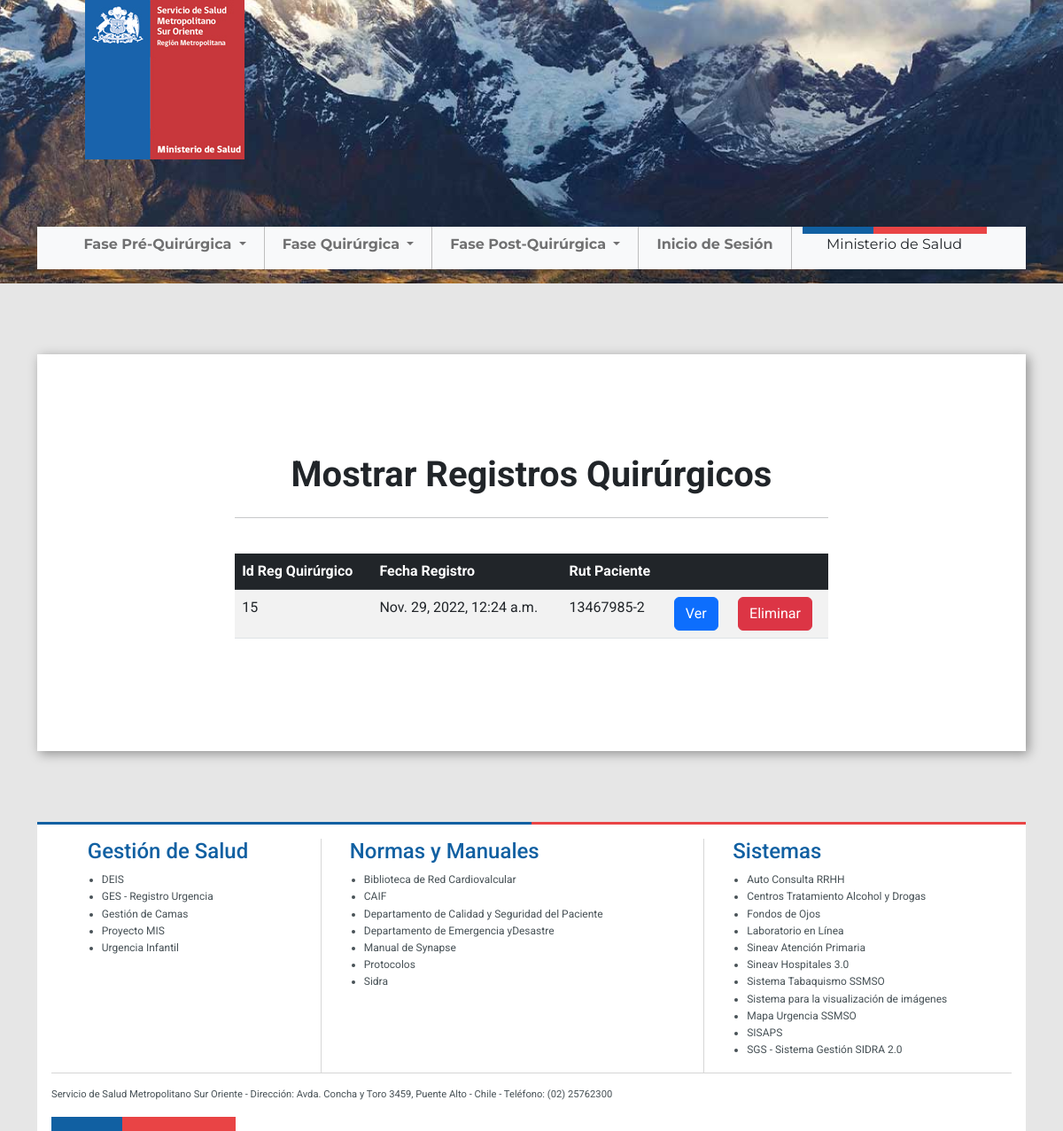
Before: /mostrarTodo.html/ with the older database file.
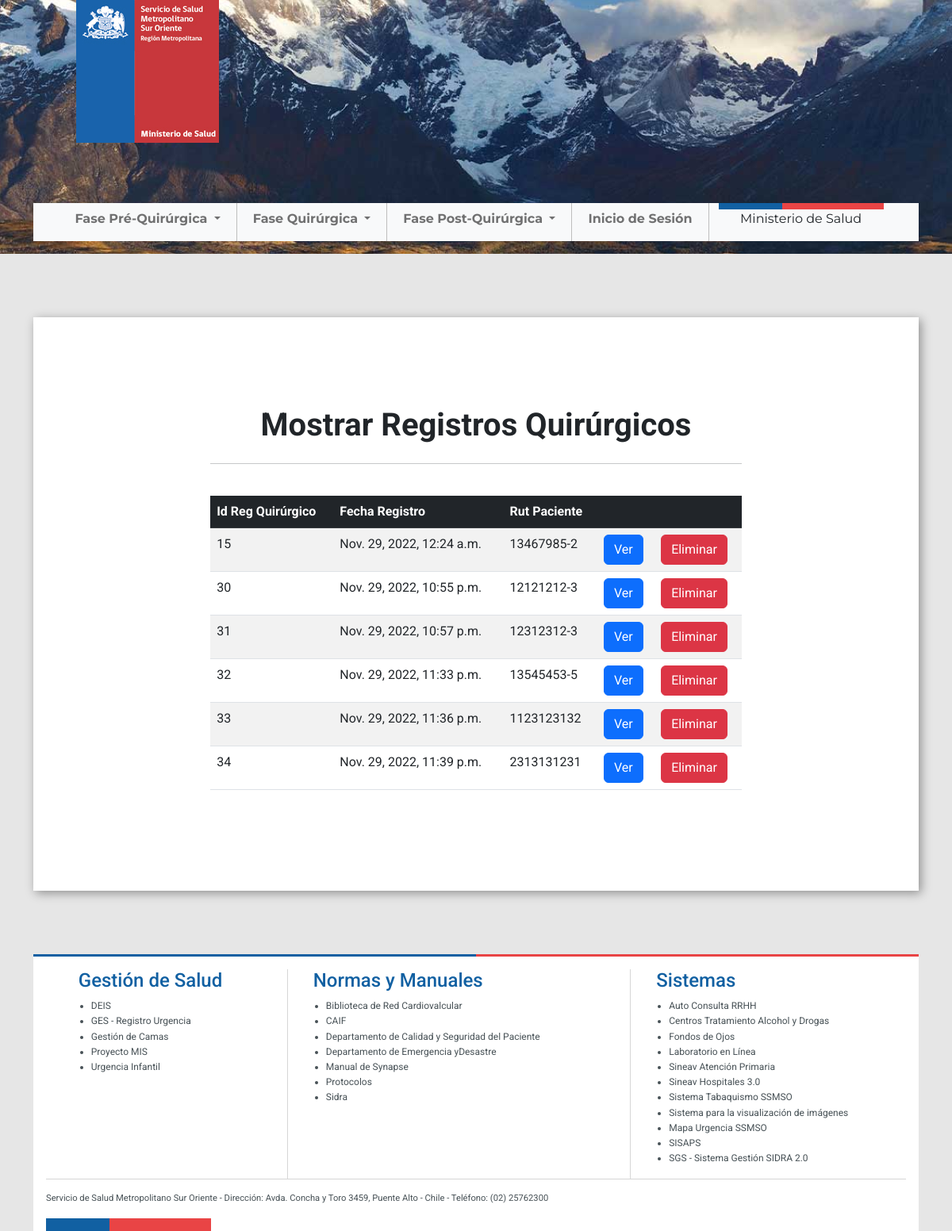
After: the same page with the newer database file.
### app/models.py (models this page shows, shortened)
class RegQuirurgico (models.Model):
    regQuiId = models.BigAutoField(primary_key=True, verbose_name='Id  Registro de Quirúrgico')
    regQuiFecha = models.DateTimeField(default=django.utils.timezone.now, verbose_name='Fecha Registro de Quirúrgico')
    regQuiRec = models.OneToOneField(RegRecepcion, on_delete=models.CASCADE)
    regQuiInter = models.OneToOneField(InfIntervencion, on_delete=models.CASCADE, blank=True, null=True)
    regQuiTras = models.OneToOneField(InfTraslado, on_delete=models.CASCADE)

class RegRecepcion (models.Model):
    regRecepId = models.BigAutoField(primary_key=True, verbose_name='Id  Registro de Recepción')
    regRecepFecha = models.DateTimeField(default=django.utils.timezone.now, verbose_name='Fecha Registro de Recepción')
    regRecepPac = models.OneToOneField(Paciente, on_delete=models.CASCADE)

class Paciente (models.Model):
    paRut = models.CharField(primary_key=True, max_length=10, verbose_name='Rut Paciente')
    paNombres = models.CharField(max_length=100, verbose_name='Nombres Paciente')
    paApellidos = models.CharField(max_length=100 ,verbose_name='Apellidos Paciente')
    paCorreoEmerg = models.CharField(max_length=50, verbose_name='Correo Emergencia Paciente')
    paCirugia = models.ForeignKey(Cirugia, on_delete=models.CASCADE)
    paAlergias = models.CharField(max_length=100, blank=True, default="", verbose_name='Alergias Paciente')
    paCirugiasAnteriores = models.CharField(max_length=250, blank=True, default="", verbose_name='Cirugia Anteriores Paciente')

### app/views.py (the view)
# urls.py: path('mostrarTodo.html/', mostrarTodo ,name="mostrarTodo"),
def mostrarTodo(request):
    reg = models.RegQuirurgico.objects.all()
    context = {
        'reg': reg
    }
    return render(request, 'ssmso/mostrarTodo.html', context)

### app/templates/ssmso/mostrarTodo.html (shortened to what this page needs)
<!DOCTYPE html>
<html lang="es">
{% load static %}
<head>
    {% include './default/head.html' %}
</head>
<body>
    {% load static %}
    {% include './default/header.html' %}
    <div class="container">
        <div class="body-bg">
            <div class="row">
                <div class="col centrar"><h1><b>Mostrar Registros Quirúrgicos</b></h1></div>
            </div>
            <hr><br>
            <div class="table-responsive">
                <table class="table table-striped">
                    <thead class="table-dark">
                        <tr>
                            <th>Id Reg Quirúrgico</th>
                            <th>Fecha Registro</th>
                            <th>Rut Paciente</th>
                            <th></th>
                            <th></th>
                        </tr>
                    </thead>
                    <tbody>
                        {% if reg %}
                            {% for r in reg %}
                            <tr>
                                <td>{{ r.regQuiId }}</td>
                                <td>{{ r.regQuiFecha }}</td>
                                <td>{{ r.regQuiRec.regRecepPac.paRut }}</td>
                                <td><a href="{% url 'verReg' r.regQuiId%}" class="btn btn-primary">Ver</a></td>
                                <td><a href="#" onclick="eliminar({{r.regQuiId}})" class="btn btn-danger">Eliminar</a></td>
                            </tr>
                            {% endfor %}
                        {% else %}
                            <tr>
                                <td colspan="4">
                                    <div class="alert alert-danger text-center">Registros Quirúrgicos</div>
                                </td>
                            </tr>
                        {% endif %}
                    </tbody>
                </table>
            </div>
        </div>
    </div>
    {% include './default/footer.html' %}
</body>
</html>

Changed rows visible on the page:
added RegQuirurgico: regQuiId "30", regQuiFecha "Nov. 29, 2022, 10:55 p.m.", regQuiRec.regRecepPac.paRut "12121212-3"
added RegQuirurgico: regQuiId "31", regQuiFecha "Nov. 29, 2022, 10:57 p.m.", regQuiRec.regRecepPac.paRut "12312312-3"
added RegQuirurgico: regQuiId "32", regQuiFecha "Nov. 29, 2022, 11:33 p.m.", regQuiRec.regRecepPac.paRut "13545453-5"
added RegQuirurgico: regQuiId "33", regQuiFecha "Nov. 29, 2022, 11:36 p.m.", regQuiRec.regRecepPac.paRut "1123123132"
added RegQuirurgico: regQuiId "34", regQuiFecha "Nov. 29, 2022, 11:39 p.m.", regQuiRec.regRecepPac.paRut "2313131231"
